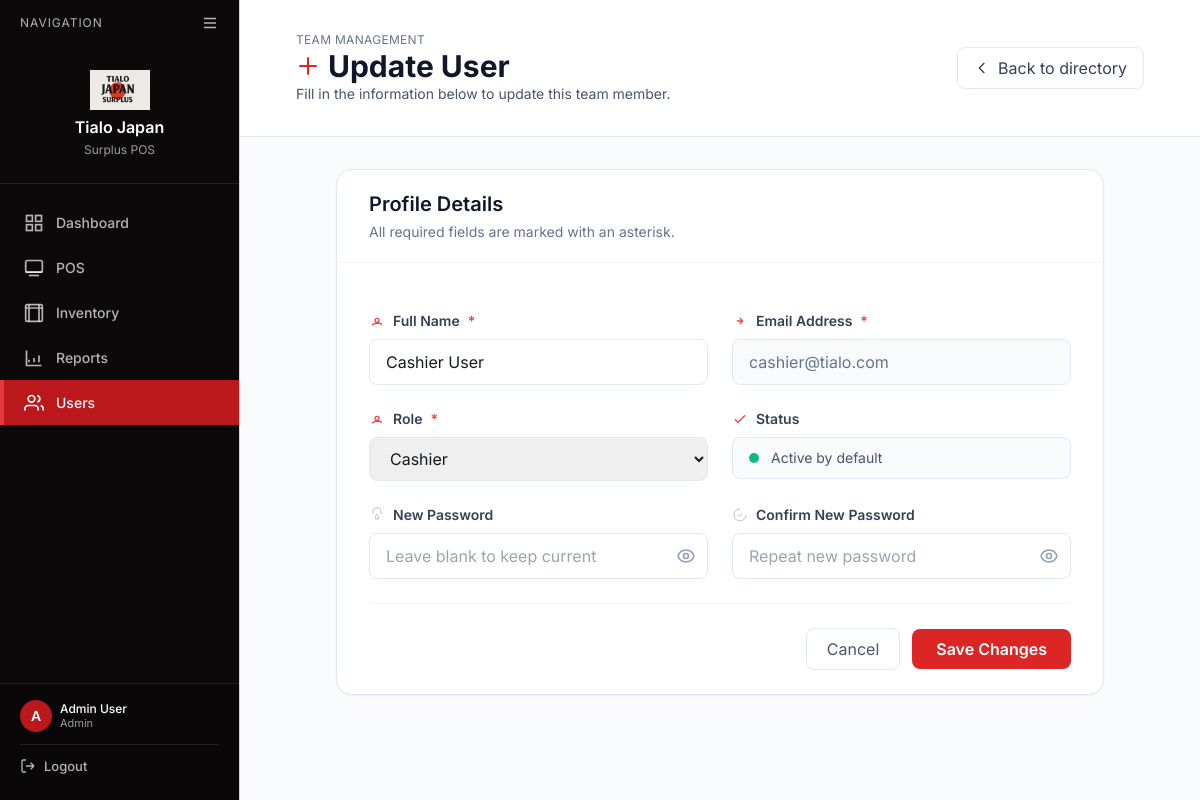
The page /index.php?page=users/user_form&id=2 (signed in) on the database its author committed.
### tables this page shows
CREATE TABLE `users` (
  `user_id` int(11) NOT NULL,
  `name` varchar(100) NOT NULL,
  `email` varchar(100) NOT NULL,
  `password` varchar(255) NOT NULL,
  `role` enum('Admin','Cashier') NOT NULL,
  `created_at` timestamp NOT NULL DEFAULT current_timestamp()
);

### src/modules/users/user_form.php (the view, shortened to what this page needs)
<?php
include __DIR__ . '/../../includes/db_connect.php';
$user_id = $_GET['id'] ?? null;
$user = null;
$is_edit = false;
if ($user_id) {
    $query = "SELECT * FROM users WHERE user_id = ?";
    $stmt = $conn->prepare($query);
    $stmt->bind_param("i", $user_id);
    $stmt->execute();
    $result = $stmt->get_result();
    $user = $result->fetch_assoc();
    $is_edit = true;
}
?>
<?php
include __DIR__ . '/../../includes/page_header.php';
?>
<body class="bg-slate-50 flex">
    <?php include __DIR__ . '/../../includes/sidebar.php'; ?>
    <div class="flex-1 flex flex-col">
        <header class="bg-white border-b border-slate-200 sticky top-0 z-40 page-header">
            <div class="px-6 py-4 flex flex-wrap items-center justify-between gap-4">
                <div>
                    <p class="text-xs uppercase tracking-wide text-slate-500">Team Management</p>
                    <h1 class="text-3xl font-bold text-slate-900 flex items-center gap-2">
                        <svg class="w-6 h-6 text-red-600" fill="none" stroke="currentColor" viewBox="0 0 24 24">
                            <path stroke-linecap="round" stroke-linejoin="round" stroke-width="2" d="M12 4v16m8-8H4" />
                        </svg>
                        <?php echo $is_edit ? 'Update User' : 'Add New User'; ?>
                    </h1>
                    <p class="text-sm text-slate-600">Fill in the information below to <?php echo $is_edit ? 'update this team member' : 'create a new team member'; ?>.</p>
                </div>
                <a href="/index.php?page=users" class="inline-flex items-center px-4 py-2 rounded-lg border border-slate-200 text-slate-700 hover:bg-slate-100 transition">
                    <svg class="w-4 h-4 mr-2" fill="none" stroke="currentColor" viewBox="0 0 24 24">
                        <path stroke-linecap="round" stroke-linejoin="round" stroke-width="2" d="M15 19l-7-7 7-7" />
                    </svg>
                    Back to directory
                </a>
            </div>
        </header>
        <main class="flex-1 px-6 py-8">
            <div class="max-w-3xl mx-auto bg-white border border-slate-200 rounded-2xl shadow-sm">
                <div class="border-b border-slate-100 px-8 py-5">
                    <h2 class="text-xl font-semibold text-slate-900"><?php echo $is_edit ? 'Profile Details' : 'New Account Details'; ?></h2>
                    <p class="text-sm text-slate-500 mt-1">All required fields are marked with an asterisk.</p>
                </div>
                <form method="POST" action="<?php echo APP_URL; ?>/public/index.php?page=users/process_user" class="px-8 py-6 space-y-6">
                    <div class="grid grid-cols-1 md:grid-cols-2 gap-6">
                        <div class="space-y-2">
                            <label for="name" class="text-sm font-semibold text-slate-700 flex items-center gap-2">
                                <svg class="w-4 h-4 text-red-500" fill="none" stroke="currentColor" viewBox="0 0 24 24"><path stroke-linecap="round" stroke-linejoin="round" stroke-width="2" d="M5.121 17.804A13.937 13.937 0 0112 15c2.508 0 4.847.655 6.879 1.804M15 11a3 3 0 11-6 0 3 3 0 016 0z" /></svg>
                                Full Name<span class="text-red-500">*</span>
                            </label>
                            <input type="text" id="name" name="name" value="<?php echo htmlspecialchars($user['name'] ?? ''); ?>" placeholder="John Dela Cruz" class="w-full px-4 py-2.5 rounded-lg border border-slate-200 focus:outline-none focus:ring-2 focus:ring-red-500" required>
                        </div>
                        <div class="space-y-2">
                            <label for="email" class="text-sm font-semibold text-slate-700 flex items-center gap-2">
                                <svg class="w-4 h-4 text-red-500" fill="none" stroke="currentColor" viewBox="0 0 24 24"><path stroke-linecap="round" stroke-linejoin="round" stroke-width="2" d="M16 12H8m8 0l-4 4m4-4l-4-4" /></svg>
                                Email Address<span class="text-red-500">*</span>
                            </label>
                            <input type="email" id="email" name="email" value="<?php echo htmlspecialchars($user['email'] ?? ''); ?>" placeholder="admin@tialo.com" class="w-full px-4 py-2.5 rounded-lg border border-slate-200 focus:outline-none focus:ring-2 focus:ring-red-500 <?php echo $is_edit ? 'bg-slate-50 text-slate-500' : ''; ?>" <?php echo $is_edit ? 'readonly' : 'required'; ?>>
                        </div>
                    </div>
                    <div class="grid grid-cols-1 md:grid-cols-2 gap-6">
                        <div class="space-y-2">
                            <label for="role" class="text-sm font-semibold text-slate-700 flex items-center gap-2">
                                <svg class="w-4 h-4 text-red-500" fill="none" stroke="currentColor" viewBox="0 0 24 24"><path stroke-linecap="round" stroke-linejoin="round" stroke-width="2" d="M5.121 17.804A13.937 13.937 0 0112 15c2.508 0 4.847.655 6.879 1.804M15 11a3 3 0 11-6 0 3 3 0 016 0z" /></svg>
                                Role<span class="text-red-500">*</span>
                            </label>
                            <select id="role" name="role" class="w-full px-4 py-2.5 rounded-lg border border-slate-200 focus:outline-none focus:ring-2 focus:ring-red-500" required>
                                <option value="Cashier" <?php echo ($user['role'] ?? '') === 'Cashier' ? 'selected' : ''; ?>>Cashier</option>
                            </select>
                        </div>
                        <div class="space-y-2">
                            <label class="text-sm font-semibold text-slate-700 flex items-center gap-2">
                                <svg class="w-4 h-4 text-red-500" fill="none" stroke="currentColor" viewBox="0 0 24 24"><path stroke-linecap="round" stroke-linejoin="round" stroke-width="2" d="M5 13l4 4L19 7" /></svg>
                                Status
                            </label>
                            <div class="flex items-center gap-3 px-4 py-2.5 rounded-lg border border-slate-200 bg-slate-50">
                                <span class="h-2.5 w-2.5 rounded-full bg-emerald-500"></span>
                                <span class="text-sm text-slate-600">Active by default</span>
                            </div>
                        </div>
                    </div>
                    <?php if (!$is_edit): ?>
                    <div class="grid grid-cols-1 md:grid-cols-2 gap-6">
                        <div class="space-y-2">
                            <label for="password" class="text-sm font-semibold text-slate-700 flex items-center gap-2">
                                <svg class="w-4 h-4 text-red-500" fill="none" stroke="currentColor" viewBox="0 0 24 24"><path d="M12 11c-1.1 0-2 .9-2 2v5h4v-5c0-1.1-.9-2-2-2z"/><path d="M6 11V7a6 6 0 1112 0v4"/></svg>
                                Password<span class="text-red-500">*</span>
                            </label>
                            <div class="relative">
                                <input type="password" id="password" name="password" placeholder="At least 6 characters" class="w-full px-4 py-2.5 rounded-lg border border-slate-200 focus:outline-none focus:ring-2 focus:ring-red-500 pr-10" required>
                                <button type="button" class="absolute inset-y-0 right-0 pr-3 flex items-center" id="togglePasswordCreate">
                                    <svg class="w-5 h-5 text-slate-400 hover:text-slate-600" fill="none" stroke="currentColor" viewBox="0 0 24 24">
                                        <path stroke-linecap="round" stroke-linejoin="round" stroke-width="2" d="M15 12a3 3 0 11-6 0 3 3 0 016 0z" />
                                        <path stroke-linecap="round" stroke-linejoin="round" stroke-width="2" d="M2.458 12C3.732 7.943 7.523 5 12 5c4.478 0 8.268 2.943 9.542 7-1.274 4.057-5.064 7-9.542 7-4.477 0-8.268-2.943-9.542-7z" />
                                    </svg>
                                </button>
                            </div>
                        </div>
                        <div class="space-y-2">
                            <label for="confirm_password" class="text-sm font-semibold text-slate-700 flex items-center gap-2">
                                <svg class="w-4 h-4 text-red-500" fill="none" stroke="currentColor" viewBox="0 0 24 24"><path d="M9 12l2 2 4-4"/><path d="M21 12a9 9 0 11-9-9"/></svg>
                                Confirm Password<span class="text-red-500">*</span>
                            </label>
                            <div class="relative">
                                <input type="password" id="confirm_password" name="confirm_password" placeholder="Repeat password" class="w-full px-4 py-2.5 rounded-lg border border-slate-200 focus:outline-none focus:ring-2 focus:ring-red-500 pr-10" required>
                                <button type="button" class="absolute inset-y-0 right-0 pr-3 flex items-center" id="toggleConfirmPasswordCreate">
                                    <svg class="w-5 h-5 text-slate-400 hover:text-slate-600" fill="none" stroke="currentColor" viewBox="0 0 24 24">
                                        <path stroke-linecap="round" stroke-linejoin="round" stroke-width="2" d="M15 12a3 3 0 11-6 0 3 3 0 016 0z" />
                                        <path stroke-linecap="round" stroke-linejoin="round" stroke-width="2" d="M2.458 12C3.732 7.943 7.523 5 12 5c4.478 0 8.268 2.943 9.542 7-1.274 4.057-5.064 7-9.542 7-4.477 0-8.268-2.943-9.542-7z" />
                                    </svg>
                                </button>
                            </div>
                        </div>
                    </div>
                    <?php else: ?>
                    <div class="grid grid-cols-1 md:grid-cols-2 gap-6">
                        <div class="space-y-2">
                            <label for="password_edit" class="text-sm font-semibold text-slate-700 flex items-center gap-2">
                                <svg class="w-4 h-4 text-slate-400" fill="none" stroke="currentColor" viewBox="0 0 24 24"><path d="M12 11c-1.1 0-2 .9-2 2v5h4v-5c0-1.1-.9-2-2-2z"/><path d="M6 11V7a6 6 0 1112 0v4"/></svg>
                                New Password
                            </label>
                            <div class="relative">
                                <input type="password" id="password_edit" name="password" placeholder="Leave blank to keep current" class="w-full px-4 py-2.5 rounded-lg border border-slate-200 focus:outline-none focus:ring-2 focus:ring-red-500 pr-10">
                                <button type="button" class="absolute inset-y-0 right-0 pr-3 flex items-center" id="togglePasswordEdit">
                                </button>
                            </div>
                        </div>
                        <div class="space-y-2">
                            <label for="confirm_password_edit" class="text-sm font-semibold text-slate-700 flex items-center gap-2">
                                <svg class="w-4 h-4 text-slate-400" fill="none" stroke="currentColor" viewBox="0 0 24 24"><path d="M9 12l2 2 4-4"/><path d="M21 12a9 9 0 11-9-9"/></svg>
                                Confirm New Password
                            </label>
                            <div class="relative">
                                <input type="password" id="confirm_password_edit" name="confirm_password" placeholder="Repeat new password" class="w-full px-4 py-2.5 rounded-lg border border-slate-200 focus:outline-none focus:ring-2 focus:ring-red-500 pr-10">
                                <button type="button" class="absolute inset-y-0 right-0 pr-3 flex items-center" id="toggleConfirmPasswordEdit">
                                </button>
                            </div>
                        </div>
                    </div>
                    <?php endif; ?>
                    <div class="flex items-center justify-end gap-3 pt-6 border-t border-slate-100">
                        <a href="/index.php?page=users" class="px-5 py-2 rounded-lg border border-slate-200 text-slate-600 hover:bg-slate-50 transition">Cancel</a>
                        <button type="submit" class="px-6 py-2 rounded-lg bg-red-600 text-white font-semibold hover:bg-red-700 transition">
                            <?php echo $is_edit ? 'Save Changes' : 'Create User'; ?>
                        </button>
                    </div>
                </form>
            </div>
        </main>
    </div>
<?php include __DIR__ . '/../../includes/page_footer.php'; ?>

### src/includes/page_header.php (style rules this page uses)
* { font-family: 'Inter', sans-serif; }

### src/includes/sidebar.php (style rules this page uses)
:root { --color-bg-app: #F5F3F4; --color-surface: #FFFFFF; --color-text-strong: #161A1D; --color-text-muted: #B1A7A6; --color-border: #D3D3D3; --color-primary: #BA181B; --color-primary-hover: #A4161A; --color-primary-active: #660708; --color-accent: #E5383B; --color-neutral-dark: #0B090A; --color-neutral-light: #D3D3D3; }
body { background-color: var(--color-bg-app); color: var(--color-text-strong); font-family: 'Inter', -apple-system, BlinkMacSystemFont, 'Segoe UI', sans-serif; }
.page-header { padding: 16px 32px; }

### rows shown on the page
users: name "Cashier User", email "cashier@tialo.com", role "Cashier"

### other values the page prints
$item['label'] "Dashboard"
$item['label'] "POS"
$item['label'] "Inventory"
$item['label'] "Reports"
$item['label'] "Users"
substr($_SESSION['name'], 0, 1) "A"
substr($_SESSION['name'], 0, 12) "Admin User"
$_SESSION['role'] "Admin"
